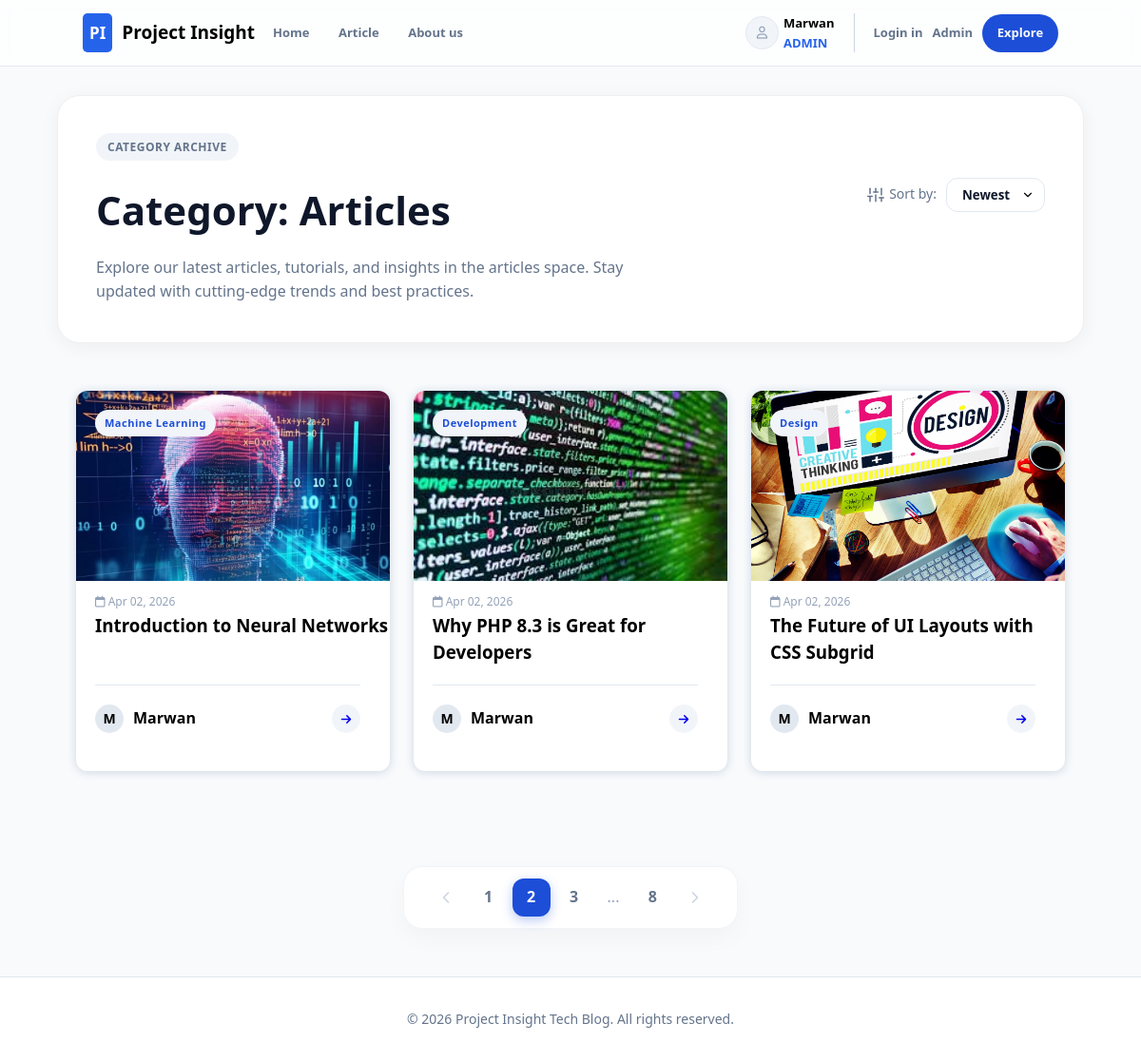
Screenshot of /pages/articles.php?page=2 (signed in) with the database file from the repository.
### tables this page shows
CREATE TABLE `articles` (
  `id` int(11) NOT NULL,
  `title` varchar(255) NOT NULL,
  `content` text NOT NULL,
  `excerpt` text DEFAULT NULL,
  `featured_image_url` varchar(255) DEFAULT NULL,
  `author_id` int(11) DEFAULT NULL,
  `category_id` int(11) DEFAULT NULL,
  `status` enum('draft','published') DEFAULT 'draft',
  `views_count` int(11) DEFAULT 0,
  `published_at` datetime DEFAULT NULL,
  `created_at` timestamp NOT NULL DEFAULT current_timestamp(),
  `updated_at` timestamp NOT NULL DEFAULT current_timestamp() ON UPDATE current_timestamp()
);

CREATE TABLE `categories` (
  `id` int(11) NOT NULL,
  `name` varchar(100) NOT NULL,
  `description` text DEFAULT NULL,
  `created_at` timestamp NOT NULL DEFAULT current_timestamp()
);

CREATE TABLE `users` (
  `id` int(11) NOT NULL,
  `username` varchar(50) NOT NULL,
  `email` varchar(255) NOT NULL,
  `role` enum('admin','author','user') NOT NULL DEFAULT 'user',
  `created_at` timestamp NOT NULL DEFAULT current_timestamp(),
  `password` varchar(255) DEFAULT NULL
);

### includes/function-articles.php (called while the page is built, shortened)
<?php
function getArticlesHome($page = 1, $limit = 6, $sort = 'newset', $id = null, $search = null)
{
    $db = new Database();
    $conn = $db->getconnection();
    $direction = ($sort === 'oldest') ? 'ASC' : 'DESC';
    $offset = ($page - 1) * $limit;
    $query = "SELECT a.*, c.name as category_name, u.username as author_name
              FROM articles a
              LEFT JOIN categories c ON a.category_id = c.id
              LEFT JOIN users u ON a.author_id = u.id
              WHERE a.status = 'published'";
    $query .= " ORDER BY a.created_at $direction LIMIT :limit OFFSET :offset";
    $stmt = $conn->prepare($query);
    $stmt->bindValue(':limit', (int) $limit, PDO::PARAM_INT);
    $stmt->bindValue(':offset', (int) $offset, PDO::PARAM_INT);
    $stmt->execute();
    return $stmt->fetchAll(PDO::FETCH_ASSOC);
}

### pages/articles.php (the view, shortened to what this page needs)
<?php
require_once "../includes/function-articles.php";
$currentPage = isset($_GET['page']) ? (int)$_GET['page'] : 1;
$sort = $_GET['sort'] ?? 'newset';
$articles = getArticlesHome($currentPage, 4, $sort);
?>
<!DOCTYPE html>
<html lang="en">
<head>
    <link rel="stylesheet" href="../assets/styles/header.css">
    <link rel="stylesheet" href="../assets/styles/articles.css">
</head>
<body>
    <?php include "../includes/header.php" ?>
    <main>
        <section class="header-card">
            <div class="top-row">
                <span class="badge">CATEGORY ARCHIVE</span>
            </div>
            <div class="main-content">
                <div class="text-side">
                    <h1>Category: <span>Articles</span></h1>
                    <p>Explore our latest articles, tutorials, and insights in the articles space. Stay updated with cutting-edge trends and best practices.</p>
                </div>
                <div class="filter-side">
                    <div class="sort-container">
                        <span class="sort-label">
                            Sort by:
                        </span>
                        <select class="sort-dropdown" onchange="location = this.value;">
                            <option value="articles.php?page=1&sort=newest" <?php echo (!isset($_GET['sort']) || $_GET['sort'] == 'newest') ? 'selected' : ''; ?>>Newest</option>
                        </select>
                    </div>
                </div>
            </div>
        </section>
        <div class="container">
            <section class="articles-grid">
                <div class="cards-container">
                    <?php if (empty($articles)): ?>
                        <p>No articles found.</p>
                    <?php else: ?>
                        <?php foreach ($articles as $article): ?>
                            <article class="post-card">
                                <div class="post-image">
                                    <span class="badge"><?php echo htmlspecialchars($article['category_name'] ?? 'General'); ?></span>
                                    <img src="<?php echo htmlspecialchars($article['featured_image_url']); ?>" alt="<?php echo htmlspecialchars($article['title']); ?>">
                                </div>
                                <div class="post-content">
                                    <time><i class="fa-regular fa-calendar"></i> <?php echo date('M d, Y', strtotime($article['created_at'])); ?></time>
                                    <h3 class="card-title"> <?php echo htmlspecialchars($article['title']); ?></h3>
                                    <div class="author-info">
                                        <div class="name">
                                            <div class="prfile"><?php echo strtoupper(substr($article['author_name'], 0, 1)); ?></div>
                                            <span><?php echo htmlspecialchars($article['author_name']); ?></span>
                                        </div>
                                        <div class="icon-left">
                                            <a href="article.php?slug=<?php echo $article['id']; ?>">
                                                <i class="fa-solid fa-arrow-right"></i>
                                            </a>
                                        </div>
                                    </div>
                                </div>
                            </article>
                        <?php endforeach; ?>
                    <?php endif; ?>
                </div>
            </section>
            <div class="pagination">
                <a href="articles.php?page=<?php echo max(1, $currentPage - 1); ?>" class="arrow prev <?php echo ($currentPage <= 1) ? 'disabled' : ''; ?>">
                    <svg width="20" height="20" viewBox="0 0 24 24" fill="none" stroke="currentColor" stroke-width="2" stroke-linecap="round" stroke-linejoin="round">
                        <polyline points="15 18 9 12 15 6"></polyline>
                    </svg>
                </a>
                <a href="articles.php?page=1" class="page-number <?php echo ($currentPage == 1) ? 'active' : ''; ?>">1</a>
                <a href="articles.php?page=2" class="page-number <?php echo ($currentPage == 2) ? 'active' : ''; ?>">2</a>
                <a href="articles.php?page=3" class="page-number <?php echo ($currentPage == 3) ? 'active' : ''; ?>">3</a>
                <span class="dots">...</span>
                <a href="articles.php?page=8" class="page-number <?php echo ($currentPage == 8) ? 'active' : ''; ?>">8</a>
                <a href="articles.php?page=<?php echo $currentPage + 1; ?>" class="arrow next">
                    <svg width="20" height="20" viewBox="0 0 24 24" fill="none" stroke="currentColor" stroke-width="2" stroke-linecap="round" stroke-linejoin="round">
                        <polyline points="9 18 15 12 9 6"></polyline>
                    </svg>
                </a>
            </div>
    </main>
    <?php include "../includes/footer.php" ?>
</body>
</html>

### assets/styles/header.css (style rules this page uses)
:root { --color-primary-50: #eff6ff; --color-primary-100: #dbeafe; --color-primary-400: #60a5fa; --color-primary-600: #2563eb; --color-primary-700: #1d4ed8; --color-bg-main: #f8fafc; --color-bg-surface: #ffffff; --color-slate-100: #f1f5f9; --color-slate-200: #e2e8f0; --color-slate-300: #cbd5e1; --color-slate-400: #94a3b8; --color-slate-500: #64748b; --color-slate-600: #475569; --color-slate-700: #334155; --color-slate-800: #1e293b; --color-slate-900: #0f172a; --color-slate-950: #020617; --color-accent-purple: #9333ea; --color-accent-amber: #d97706; --color-accent-emerald: #059669; --color-accent-red: #ef4444; }
* { margin: 0; padding: 0; box-sizing: border-box; font-family: 'Segoe UI', Tahoma, Geneva, Verdana, sans-serif; text-decoration: none; list-style: none; }
body { line-height: 1.6; overflow-x: hidden; scroll-behavior: smooth; min-height: 100vh; }
@media (max-width:1900px) { main { width: 90%; } }

### rows the page displays
articles: category.name "Machine Learning", featured_image_url (picture), created_at "Apr 02, 2026", title "Introduction to Neural Networks", author.username "M", author.username "Marwan"
articles: category.name "Development", featured_image_url (picture), created_at "Apr 02, 2026", title "Why PHP 8.3 is Great for Developers", author.username "M", author.username "Marwan"
articles: category.name "Design", featured_image_url (picture), created_at "Apr 02, 2026", title "The Future of UI Layouts with CSS Subgrid", author.username "M", author.username "Marwan"

### other values shown
$_SESSION['user'] "Marwan"
$_SESSION['role'] "ADMIN"
